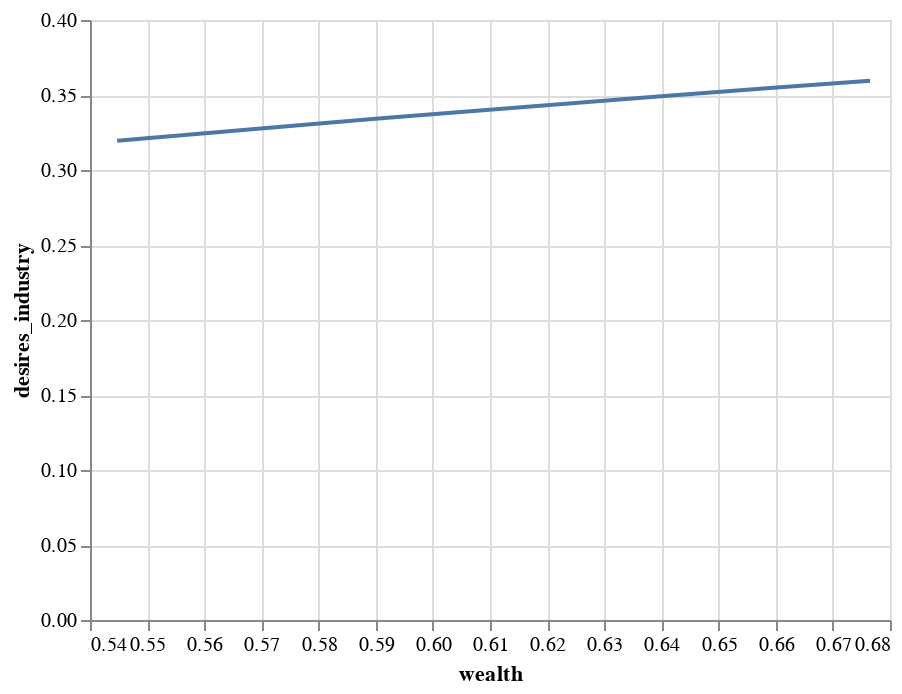

Write notebook code for a chart like this one.
### Markdown cell above
# population wants to improve industry

populations want to improve industry when:
* they are not wealty
* they are at war

### Code cell
n = 2.5
ind_df = pd.DataFrame(np.sort([float(p['wealth']) for p in pops]),columns=['wealth'])
# Test equation:
# ind_df = pd.DataFrame(range(10),columns=['wealth'])
ind_df['desires_industry'] = ind_df['wealth'].apply(lambda x: ((x+1)**(1-n) - 1)/(1-n))
alt.Chart(ind_df).mark_line().encode(x='wealth',y='desires_industry')

### Figure 1 — Vega-Lite specification as saved in the notebook (floating-point values rounded to 4 significant figures)
{"config": {"view": {"continuousWidth": 400, "continuousHeight": 300}}, "data": {"name": "data-375459fe7f660323e1c6ff82fb2bee01"}, "mark": "line", "encoding": {"x": {"type": "quantitative", "field": "wealth"}, "y": {"type": "quantitative", "field": "desires_industry"}}, "$schema": "https://vega.github.io/schema/vega-lite/v4.8.1.json", "datasets": {"data-375459fe7f660323e1c6ff82fb2bee01": [{"wealth": 0.5447, "desires_industry": 0.3194}, {"wealth": 0.5837, "desires_industry": 0.3322}, {"wealth": 0.591, "desires_industry": 0.3345}, {"wealth": 0.6382, "desires_industry": 0.3487}, {"wealth": 0.6607, "desires_industry": 0.3552}, {"wealth": 0.6633, "desires_industry": 0.3559}, {"wealth": 0.6765, "desires_industry": 0.3595}]}}
